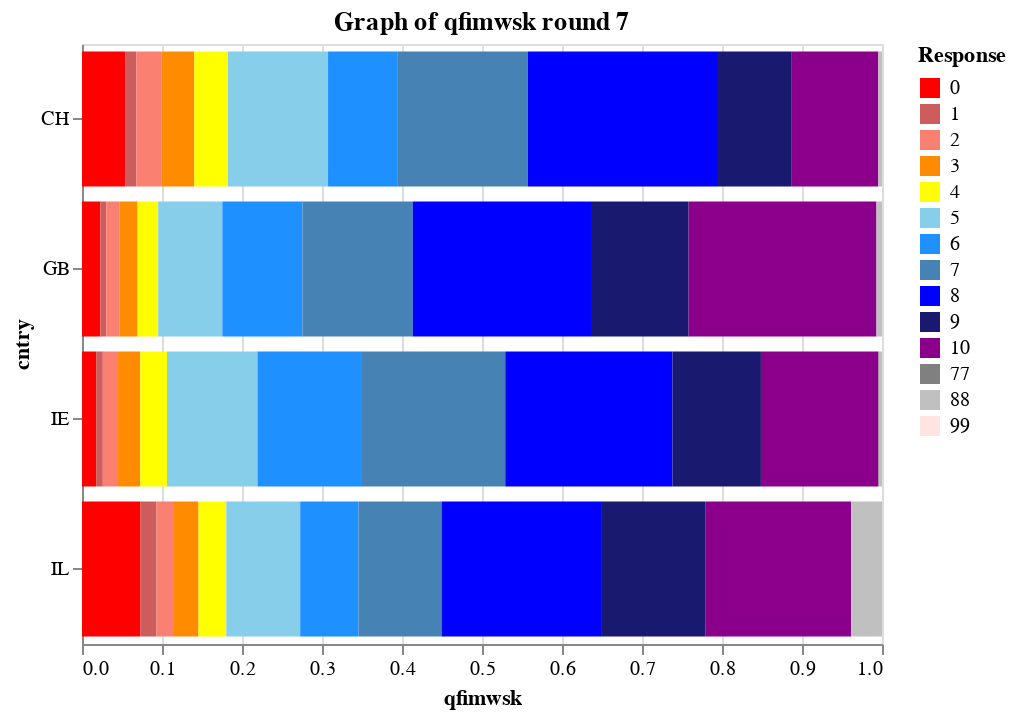

The notebook cell saved with this chart:
### Code cell
utils.plot_group(imm, OTHER, 7, 'qfimwsk')

### Figure 1 — Vega-Lite specification as saved in the notebook (floating-point values rounded to 4 significant figures)
{"$schema": "https://vega.github.io/schema/vega-lite/v2.6.0.json", "config": {"view": {"height": 300, "width": 400}}, "data": {"name": "data-3dc4a6f263463af2b7c9a9eaf9269d59"}, "datasets": {"data-3dc4a6f263463af2b7c9a9eaf9269d59": [{"cntry": "CH", "essrnd": 7, "qfimwsk": 0.05392, "response": 0}, {"cntry": "CH", "essrnd": 7, "qfimwsk": 0.01389, "response": 1}, {"cntry": "CH", "essrnd": 7, "qfimwsk": 0.03196, "response": 2}, {"cntry": "CH", "essrnd": 7, "qfimwsk": 0.04066, "response": 3}, {"cntry": "CH", "essrnd": 7, "qfimwsk": 0.04199, "response": 4}, {"cntry": "CH", "essrnd": 7, "qfimwsk": 0.1251, "response": 5}, {"cntry": "CH", "essrnd": 7, "qfimwsk": 0.08723, "response": 6}, {"cntry": "CH", "essrnd": 7, "qfimwsk": 0.1624, "response": 7}, {"cntry": "CH", "essrnd": 7, "qfimwsk": 0.2378, "response": 8}, {"cntry": "CH", "essrnd": 7, "qfimwsk": 0.09143, "response": 9}, {"cntry": "CH", "essrnd": 7, "qfimwsk": 0.109, "response": 10}, {"cntry": "CH", "essrnd": 7, "qfimwsk": 0.004545, "response": 88}, {"cntry": "GB", "essrnd": 7, "qfimwsk": 0.02298, "response": 0}, {"cntry": "GB", "essrnd": 7, "qfimwsk": 0.007364, "response": 1}, {"cntry": "GB", "essrnd": 7, "qfimwsk": 0.01653, "response": 2}, {"cntry": "GB", "essrnd": 7, "qfimwsk": 0.02256, "response": 3}, {"cntry": "GB", "essrnd": 7, "qfimwsk": 0.02584, "response": 4}, {"cntry": "GB", "essrnd": 7, "qfimwsk": 0.08016, "response": 5}, {"cntry": "GB", "essrnd": 7, "qfimwsk": 0.1001, "response": 6}, {"cntry": "GB", "essrnd": 7, "qfimwsk": 0.1379, "response": 7}, {"cntry": "GB", "essrnd": 7, "qfimwsk": 0.2228, "response": 8}, {"cntry": "GB", "essrnd": 7, "qfimwsk": 0.122, "response": 9}, {"cntry": "GB", "essrnd": 7, "qfimwsk": 0.2348, "response": 10}, {"cntry": "GB", "essrnd": 7, "qfimwsk": 0.006917, "response": 88}, {"cntry": "IE", "essrnd": 7, "qfimwsk": 0.01769, "response": 0}, {"cntry": "IE", "essrnd": 7, "qfimwsk": 0.008374, "response": 1}, {"cntry": "IE", "essrnd": 7, "qfimwsk": 0.01775, "response": 2}, {"cntry": "IE", "essrnd": 7, "qfimwsk": 0.02907, "response": 3}, {"cntry": "IE", "essrnd": 7, "qfimwsk": 0.03336, "response": 4}, {"cntry": "IE", "essrnd": 7, "qfimwsk": 0.1131, "response": 5}, {"cntry": "IE", "essrnd": 7, "qfimwsk": 0.1295, "response": 6}, {"cntry": "IE", "essrnd": 7, "qfimwsk": 0.1802, "response": 7}, {"cntry": "IE", "essrnd": 7, "qfimwsk": 0.209, "response": 8}, {"cntry": "IE", "essrnd": 7, "qfimwsk": 0.1105, "response": 9}, {"cntry": "IE", "essrnd": 7, "qfimwsk": 0.1468, "response": 10}, {"cntry": "IE", "essrnd": 7, "qfimwsk": 0.0007287, "response": 77}, {"cntry": "IE", "essrnd": 7, "qfimwsk": 0.003845, "response": 88}, {"cntry": "IL", "essrnd": 7, "qfimwsk": 0.07317, "response": 0}, {"cntry": "IL", "essrnd": 7, "qfimwsk": 0.01999, "response": 1}, {"cntry": "IL", "essrnd": 7, "qfimwsk": 0.02186, "response": 2}, {"cntry": "IL", "essrnd": 7, "qfimwsk": 0.03062, "response": 3}, {"cntry": "IL", "essrnd": 7, "qfimwsk": 0.03471, "response": 4}, {"cntry": "IL", "essrnd": 7, "qfimwsk": 0.09239, "response": 5}, {"cntry": "IL", "essrnd": 7, "qfimwsk": 0.07294, "response": 6}, {"cntry": "IL", "essrnd": 7, "qfimwsk": 0.1037, "response": 7}, {"cntry": "IL", "essrnd": 7, "qfimwsk": 0.2005, "response": 8}, {"cntry": "IL", "essrnd": 7, "qfimwsk": 0.1291, "response": 9}, {"cntry": "IL", "essrnd": 7, "qfimwsk": 0.1824, "response": 10}, {"cntry": "IL", "essrnd": 7, "qfimwsk": 0.03859, "response": 88}]}, "encoding": {"color": {"field": "response", "legend": {"title": "Response"}, "scale": {"domain": [0, 1, 2, 3, 4, 5, 6, 7, 8, 9, 10, 77, 88, 99], "range": ["red", "indianred", "salmon", "darkorange", "yellow", "skyblue", "dodgerblue", "steelblue", "blue", "midnightblue", "darkmagenta", "gray", "silver", "mistyrose"]}, "type": "ordinal"}, "order": {"field": "response", "sort": "ascending", "type": "quantitative"}, "x": {"field": "qfimwsk", "scale": {"domain": [0, 1]}, "type": "quantitative"}, "y": {"field": "cntry", "type": "nominal"}}, "mark": "bar", "title": "Graph of qfimwsk round 7"}
